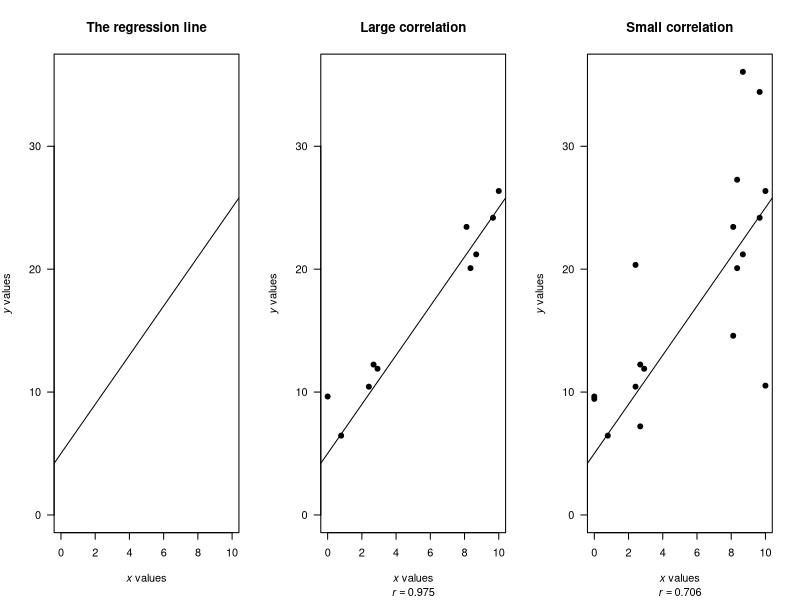

The R source for this figure:
## ---- chunk 1

## ---- chunk 2
SMNDData <- array( dim = c(3, 3) )
colnames(SMNDData) <- c("Worked with metals", 
                        "Did not work with metals", 
                        "Total")
rownames(SMNDData) <- c("SMND cases", 
                        "Controls", 
                        "Total")

SMNDData[1,] <- c(60, 320, 380)
SMNDData[2,] <- c(33, 344, 377)
SMNDData[3,] <- c(93, 664, 757)

if( knitr::is_latex_output() ) {
   kable(SMNDData,
        format = "latex",
        longtable = FALSE,
        booktabs = TRUE,
       # escape=FALSE, # For latex to work in \rightarrow
       #linesep = c( "\\addlinespace"), # Add a bit of space between all rows. 
       caption = "SMND cases, and whether they had worked with metals.",
        align = c("r", "r", "r", "r"))   %>%
   kable_styling(full_width = FALSE, 
                 font_size = 8) %>%
  row_spec(0, bold=TRUE) #%>% # Columns headings in bold
#   column_spec(column=1, width="3cm") %>% 
#   column_spec(column=2, width="5cm") %>%
#   column_spec(column=3, width="5cm") %>%
#   column_spec(column=4, width="2cm")
}

if( knitr::is_html_output() ) {
  kable(SMNDData,
        format = "html",
        align = c("r", "r", "r"),
        escape = FALSE,
        longtable = FALSE,
        caption = "SMND cases, and whether they had worked with metals.",
        booktabs = TRUE) # %>%
   #row_spec(row=1, bold=TRUE) %>%
#   column_spec(column=1, bold=TRUE)
   
}

## ---- chunk 3

## ---- chunk 4
MatTabData <- array( dim = c(3, 3) )
colnames(MatTabData) <- c("Late", 
                           "Not late", 
                           "Total")
rownames(MatTabData) <- c("Males", 
                           "Females", 
                           "Total") 

MatTabData[1,  ] <- c(352, 2512, 2864)
MatTabData[2, ] <- c(336, 2328, 2664)
MatTabData[3, ] <- c(688, 4840, 5528)

if( knitr::is_latex_output() ) {
   kable(MatTabData,
        format = "latex",
        longtable = FALSE,
        booktabs = TRUE,
        caption = "Maturation data table.",
        align = c("r", "r", "r", "r"))   %>%
   kable_styling(full_width = FALSE, 
                 font_size = 8) %>%
  row_spec(0, bold = TRUE) #%>% # Columns headings in bold
}

if( knitr::is_html_output() ) {

  kable(MatTabData,
        format = "html",
        align = c("r", "r", "r"),
        escape = FALSE,
        longtable = FALSE,
        caption = "Maturation data table.",
        booktabs = TRUE)
}

## ---- chunk 5
MatSumm <- array( dim = c(3, 3) )
colnames(MatSumm) <- c("Prop late",
                       "Odds late",
                       "Sample size")
rownames(MatSumm) <- c("Males",
                       "Females", 
                       " ") 

  MatSumm[1, ] <- c( round( MatTabData[1, 1] / MatTabData[1, 3], 3),
                     round( MatTabData[1, 1] / MatTabData[1, 2], 4),
                     MatTabData[1, 3] )
  MatSumm[2, ] <- c( round( MatTabData[2, 1] / MatTabData[2, 3], 3),
                     round(MatTabData[2, 1] / MatTabData[2, 2], 4),
                     MatTabData[2, 3] )
  MatSumm[3, ] <- c( paste("Diff:", 
                           round(MatSumm[1, 1] - MatSumm[2, 1], 3)), 
                     paste("OR:", 
                           round(MatSumm[1, 2] / MatSumm[2, 2], 3)),
                     " " )


if( knitr::is_latex_output() ) {
   kable(MatSumm,
        format = "latex",
        longtable = FALSE,
        booktabs = TRUE,
        caption = "Numerical summary table for maturation data.",
        align = c("r", "r", "r", "r"))   %>%
   kable_styling(full_width = FALSE, 
                 font_size = 8) %>%
    row_spec(2, 
             hline_after = TRUE) %>%
  row_spec(0, 
           bold = TRUE) # Columns headings in bold
}

if( knitr::is_html_output() ) {

  kable(MatSumm,
        format = "html",
        align = c("r", "r", "r"),
        escape = FALSE,
        longtable = FALSE,
        caption = "Nunmerical summary table for maturation data.",
        booktabs = TRUE)
}

## ---- chunk 6
ArtLimb <- array( dim = c(3, 3) )
colnames(ArtLimb) <- c("Alive",
                       "Dead", 
                       "Total")
rownames(ArtLimb) <- c("Used art. limb", 
                       "Did not use art. limb", 
                       "Total")

  ArtLimb[1, 3] <- 65
  ArtLimb[2, 3] <- 40
  ArtLimb[3, 1] <- 70
  ArtLimb[3, 2] <- 35

  ArtLimb[1, 1] <- 49
  ArtLimb[2, 1] <- 21
  ArtLimb[1, 2] <- 16
  ArtLimb[2, 2] <- 19
  
ArtLimb[3,3] <- 105
   
if( knitr::is_latex_output() ) {
   kable(ArtLimb,
        format = "latex",
        longtable = FALSE,
        booktabs = TRUE,
       # escape=FALSE, # For latex to work in \rightarrow
       #linesep = c( "\\addlinespace"), # Add a bit of space between all rows. 
        caption = "Five-year mortality for artifical limb users.",
        align = c("r", "r", "r", "r"))   %>%
   kable_styling(full_width = FALSE, 
                 font_size = 8) %>%
    row_spec(2, 
             hline_after = TRUE) %>%
  row_spec(0, bold = TRUE) #%>% # Columns headings in bold
}

if( knitr::is_html_output() ) {

  
  kable(ArtLimb,
        format = "html",
        align = c("r", "r", "r"),
        escape = FALSE,
        longtable = FALSE,
        caption = "Five-year mortality for artifical limb users.",
        booktabs = TRUE) # %>%
   #row_spec(row=1, bold=TRUE) %>%
#   column_spec(column=1, bold=TRUE)
   
}

## ---- chunk 7
ArtLimbSumm <- array( dim = c(3, 3) )
colnames(ArtLimbSumm) <- c("Percentage alive after 5 years", 
                           "Odds alive after 5 years", 
                           "Sample size")
rownames(ArtLimbSumm) <- c("Use artificial limb", 
                           "Did not use artifical limb", 
                           " ") 

  ArtLimbSumm[3, 1] <- ""
  ArtLimbSumm[3, 3] <- ""
  
  ArtLimbSumm[1, 3] <- 65
  ArtLimbSumm[2, 3] <- 40
  
  ArtLimbSumm[1, 1] <- round(49 / 65 * 100, 1)
  ArtLimbSumm[2, 1] <- round(21 / 40 * 100, 1)

  ArtLimbSumm[1, 2] <- round(49 / 16, 2)
  ArtLimbSumm[2, 2] <- round(21 / 19, 2)

  ArtLimbSumm[3, 1] <-  paste("Diff in percentages:", 22.9)
  ArtLimbSumm[3, 2] <-  paste("OR:",2.771)

  
  ArtLimbSumm[3, 3] <- 626
   
if( knitr::is_latex_output() ) {
   kable(ArtLimbSumm,
        format = "latex",
        longtable = FALSE,
        booktabs = TRUE,
       # escape=FALSE, # For latex to work in \rightarrow
       #linesep = c( "\\addlinespace"), # Add a bit of space between all rows. 
        caption = "Five-year mortality and use of an artificial limb: Numerical summary.",
        align = c("r", "r", "r", "r"))   %>%
   kable_styling(full_width = FALSE, 
                 font_size = 8) %>%
    row_spec(2, 
             hline_after = TRUE) %>%
  row_spec(0, bold = TRUE) #%>% # Columns headings in bold
#   column_spec(column=1, width="3cm") %>% 
#   column_spec(column=2, width="5cm") %>%
#   column_spec(column=3, width="5cm") %>%
#   column_spec(column=4, width="2cm")
}

if( knitr::is_html_output() ) {

  kable(ArtLimbSumm,
        format = "html",
        align = c("r", "r", "r"),
        escape = FALSE,
        longtable = FALSE,
        caption = "Five-year mortality and use of an artificial limb: Numerical summary.",
        booktabs = TRUE) # %>%
   #row_spec(row=1, bold=TRUE) %>%
#   column_spec(column=1, bold=TRUE)
   
}

## ---- chunk 8

## ---- chunk 9

## ---- chunk 10
set.seed(5238)
x <- c(0, 
       runif(n = 8, 
           min = 0,
           max = 10),
       10)
y1 <- 5 + 2 * x



set.seed(715238)
y2 <- 5 + 2 * x + rnorm(10, 
                        mean = 0,
                        sd = 3)

set.seed(4710523)
y3 <- 5 + 2 * x + rnorm(10, 
                        mean = 0,
                        sd = 10)


ylim <- c(0, max(y3) )

#
par(mfrow = c(1, 3))
plot( y1 ~ x,
      las = 1,
      type = "n",
      xlim = c(0, 10),
      ylim = ylim,
      xlab = expression(italic(x)~values),
      ylab = expression(italic(y)~values),
      main = "The regression line")
abline(a = 5,
       b = 2)
#
cor1 <- round( cor( x,
                    y2), 3)

plot( y2 ~ x,
      las = 1,
      xlim = c(0, 10),
      ylim = ylim,
      pch = 19,
      xlab = expression(italic(x)~values),
      ylab = expression(italic(y)~values),
      sub = bquote( italic(r) == .(cor1)),
      main = "Large correlation")
abline(a = 5,
       b = 2)
#

cor2 <- round( cor( c(x, x),
                    c(y2, y3) ), 3)
plot( c(y2, y3) ~ c(x, x),
      las = 1,
      xlim = c(0, 10),
      ylim = ylim,
      pch = 19,
      xlab = expression(italic(x)~values),
      ylab = expression(italic(y)~values),
      sub = bquote( italic(r) == .(cor2)),
      main = "Small correlation")
abline(a = 5,
       b = 2)
